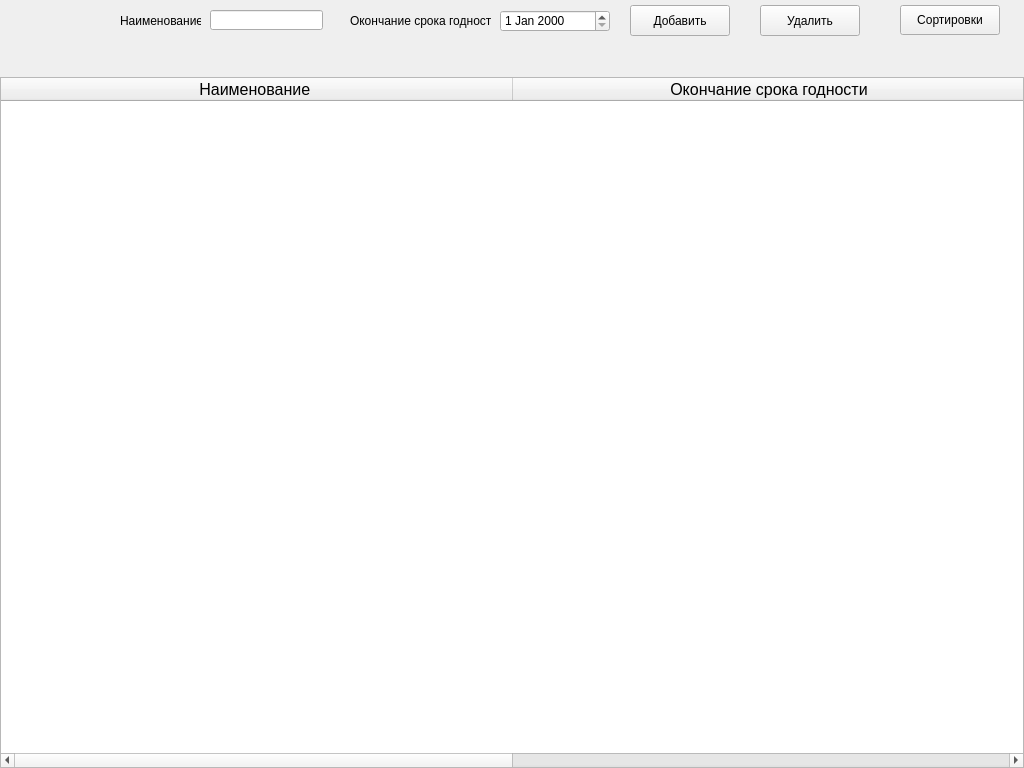
<?xml version="1.0" encoding="UTF-8"?>
<ui version="4.0">
 <class>MainWindow</class>
 <widget class="QMainWindow" name="MainWindow">
  <property name="geometry">
   <rect>
    <x>0</x>
    <y>0</y>
    <width>1024</width>
    <height>768</height>
   </rect>
  </property>
  <property name="windowTitle">
   <string>ARM</string>
  </property>
  <property name="documentMode">
   <bool>false</bool>
  </property>
  <widget class="QWidget" name="centralWidget">
   <widget class="QTableWidget" name="tableWidget">
    <property name="geometry">
     <rect>
      <x>0</x>
      <y>77</y>
      <width>1024</width>
      <height>691</height>
     </rect>
    </property>
    <property name="font">
     <font>
      <pointsize>12</pointsize>
     </font>
    </property>
    <property name="editTriggers">
     <set>QAbstractItemView::NoEditTriggers</set>
    </property>
    <property name="selectionBehavior">
     <enum>QAbstractItemView::SelectRows</enum>
    </property>
    <attribute name="horizontalHeaderVisible">
     <bool>true</bool>
    </attribute>
    <attribute name="horizontalHeaderDefaultSectionSize">
     <number>512</number>
    </attribute>
    <attribute name="horizontalHeaderHighlightSections">
     <bool>false</bool>
    </attribute>
    <attribute name="verticalHeaderVisible">
     <bool>false</bool>
    </attribute>
    <attribute name="verticalHeaderCascadingSectionResizes">
     <bool>false</bool>
    </attribute>
    <column>
     <property name="text">
      <string>Наименование </string>
     </property>
    </column>
    <column>
     <property name="text">
      <string>Окончание срока годности</string>
     </property>
    </column>
   </widget>
   <widget class="QPushButton" name="Add_Btn">
    <property name="geometry">
     <rect>
      <x>630</x>
      <y>5</y>
      <width>100</width>
      <height>31</height>
     </rect>
    </property>
    <property name="text">
     <string>Добавить</string>
    </property>
   </widget>
   <widget class="QLineEdit" name="Name_lineEdit">
    <property name="geometry">
     <rect>
      <x>210</x>
      <y>10</y>
      <width>113</width>
      <height>20</height>
     </rect>
    </property>
   </widget>
   <widget class="QLabel" name="label">
    <property name="geometry">
     <rect>
      <x>120</x>
      <y>10</y>
      <width>81</width>
      <height>21</height>
     </rect>
    </property>
    <property name="text">
     <string>Наименование</string>
    </property>
   </widget>
   <widget class="QLabel" name="label_2">
    <property name="geometry">
     <rect>
      <x>350</x>
      <y>10</y>
      <width>141</width>
      <height>21</height>
     </rect>
    </property>
    <property name="text">
     <string>Окончание срока годности</string>
    </property>
   </widget>
   <widget class="QPushButton" name="Delete_Btn">
    <property name="geometry">
     <rect>
      <x>760</x>
      <y>5</y>
      <width>100</width>
      <height>31</height>
     </rect>
    </property>
    <property name="text">
     <string>Удалить</string>
    </property>
   </widget>
   <widget class="QDateEdit" name="dateEdit">
    <property name="geometry">
     <rect>
      <x>500</x>
      <y>10</y>
      <width>110</width>
      <height>22</height>
     </rect>
    </property>
   </widget>
   <widget class="QPushButton" name="Sorts_Btn">
    <property name="geometry">
     <rect>
      <x>900</x>
      <y>5</y>
      <width>100</width>
      <height>30</height>
     </rect>
    </property>
    <property name="text">
     <string>Сортировки</string>
    </property>
   </widget>
  </widget>
 </widget>
 <layoutdefault spacing="6" margin="11"/>
 <resources/>
 <connections/>
</ui>
